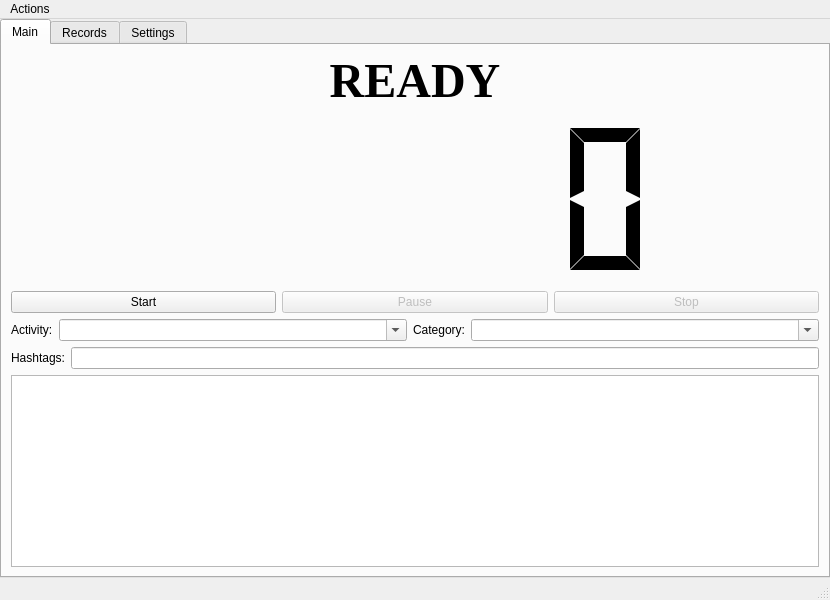
<?xml version="1.0" encoding="UTF-8"?>
<ui version="4.0">
 <class>mainwindow</class>
 <widget class="QMainWindow" name="mainwindow">
  <property name="geometry">
   <rect>
    <x>0</x>
    <y>0</y>
    <width>830</width>
    <height>600</height>
   </rect>
  </property>
  <property name="windowTitle">
   <string>MainWindow</string>
  </property>
  <widget class="QWidget" name="centralwidget">
   <layout class="QVBoxLayout" name="verticalLayout">
    <property name="spacing">
     <number>0</number>
    </property>
    <property name="leftMargin">
     <number>0</number>
    </property>
    <property name="topMargin">
     <number>0</number>
    </property>
    <property name="rightMargin">
     <number>0</number>
    </property>
    <property name="bottomMargin">
     <number>0</number>
    </property>
    <item>
     <widget class="QTabWidget" name="tabWidget">
      <property name="currentIndex">
       <number>0</number>
      </property>
      <widget class="QWidget" name="widget">
       <attribute name="title">
        <string>Main</string>
       </attribute>
       <layout class="QVBoxLayout" name="verticalLayout_5">
        <item>
         <widget class="QLabel" name="status_label">
          <property name="font">
           <font>
            <family>Times New Roman</family>
            <pointsize>36</pointsize>
            <weight>75</weight>
            <bold>true</bold>
           </font>
          </property>
          <property name="text">
           <string>READY</string>
          </property>
          <property name="alignment">
           <set>Qt::AlignCenter</set>
          </property>
         </widget>
        </item>
        <item>
         <widget class="QLCDNumber" name="lcdNumber">
          <property name="enabled">
           <bool>true</bool>
          </property>
          <property name="sizePolicy">
           <sizepolicy hsizetype="Minimum" vsizetype="MinimumExpanding">
            <horstretch>0</horstretch>
            <verstretch>0</verstretch>
           </sizepolicy>
          </property>
          <property name="font">
           <font>
            <family>Times New Roman</family>
            <pointsize>72</pointsize>
            <weight>50</weight>
            <bold>false</bold>
           </font>
          </property>
          <property name="frameShape">
           <enum>QFrame::Box</enum>
          </property>
          <property name="lineWidth">
           <number>0</number>
          </property>
          <property name="smallDecimalPoint">
           <bool>true</bool>
          </property>
          <property name="mode">
           <enum>QLCDNumber::Dec</enum>
          </property>
          <property name="segmentStyle">
           <enum>QLCDNumber::Flat</enum>
          </property>
          <property name="value" stdset="0">
           <double>0.000000000000000</double>
          </property>
         </widget>
        </item>
        <item>
         <layout class="QHBoxLayout" name="horizontalLayout_3">
          <item>
           <widget class="QPushButton" name="start_buttom">
            <property name="sizePolicy">
             <sizepolicy hsizetype="Minimum" vsizetype="Preferred">
              <horstretch>0</horstretch>
              <verstretch>0</verstretch>
             </sizepolicy>
            </property>
            <property name="text">
             <string>Start</string>
            </property>
            <property name="icon">
             <iconset resource="resources.qrc">
              <normaloff>:/icons/start.png</normaloff>:/icons/start.png</iconset>
            </property>
           </widget>
          </item>
          <item>
           <widget class="QPushButton" name="pause_buttom">
            <property name="enabled">
             <bool>false</bool>
            </property>
            <property name="text">
             <string>Pause</string>
            </property>
            <property name="icon">
             <iconset resource="resources.qrc">
              <normaloff>:/icons/pause.png</normaloff>:/icons/pause.png</iconset>
            </property>
           </widget>
          </item>
          <item>
           <widget class="QPushButton" name="stop_buttom">
            <property name="enabled">
             <bool>false</bool>
            </property>
            <property name="text">
             <string>Stop</string>
            </property>
            <property name="icon">
             <iconset resource="resources.qrc">
              <normaloff>:/icons/stop.png</normaloff>:/icons/stop.png</iconset>
            </property>
           </widget>
          </item>
         </layout>
        </item>
        <item>
         <layout class="QHBoxLayout" name="horizontalLayout">
          <item>
           <widget class="QLabel" name="activity_label">
            <property name="sizePolicy">
             <sizepolicy hsizetype="Minimum" vsizetype="Preferred">
              <horstretch>0</horstretch>
              <verstretch>0</verstretch>
             </sizepolicy>
            </property>
            <property name="text">
             <string>Activity:</string>
            </property>
           </widget>
          </item>
          <item>
           <widget class="QComboBox" name="activity_combo">
            <property name="sizePolicy">
             <sizepolicy hsizetype="Expanding" vsizetype="Fixed">
              <horstretch>0</horstretch>
              <verstretch>0</verstretch>
             </sizepolicy>
            </property>
            <property name="editable">
             <bool>true</bool>
            </property>
           </widget>
          </item>
          <item>
           <widget class="QLabel" name="label_5">
            <property name="sizePolicy">
             <sizepolicy hsizetype="Minimum" vsizetype="Preferred">
              <horstretch>0</horstretch>
              <verstretch>0</verstretch>
             </sizepolicy>
            </property>
            <property name="text">
             <string>Category:</string>
            </property>
           </widget>
          </item>
          <item>
           <widget class="QComboBox" name="category_combo">
            <property name="sizePolicy">
             <sizepolicy hsizetype="Expanding" vsizetype="Fixed">
              <horstretch>0</horstretch>
              <verstretch>0</verstretch>
             </sizepolicy>
            </property>
            <property name="editable">
             <bool>true</bool>
            </property>
           </widget>
          </item>
         </layout>
        </item>
        <item>
         <layout class="QHBoxLayout" name="horizontalLayout_2">
          <item>
           <widget class="QLabel" name="label_6">
            <property name="text">
             <string>Hashtags:</string>
            </property>
           </widget>
          </item>
          <item>
           <widget class="QLineEdit" name="hashtags_lineedit"/>
          </item>
         </layout>
        </item>
        <item>
         <widget class="QTableView" name="log_view"/>
        </item>
       </layout>
      </widget>
      <widget class="QWidget" name="tab">
       <attribute name="title">
        <string>Records</string>
       </attribute>
       <layout class="QVBoxLayout" name="verticalLayout_2">
        <item>
         <widget class="QGroupBox" name="groupBox">
          <property name="title">
           <string>Records</string>
          </property>
          <layout class="QVBoxLayout" name="verticalLayout_3">
           <property name="spacing">
            <number>0</number>
           </property>
           <property name="leftMargin">
            <number>0</number>
           </property>
           <property name="topMargin">
            <number>0</number>
           </property>
           <property name="rightMargin">
            <number>0</number>
           </property>
           <property name="bottomMargin">
            <number>0</number>
           </property>
           <item>
            <widget class="QTableView" name="records_view"/>
           </item>
          </layout>
         </widget>
        </item>
       </layout>
      </widget>
      <widget class="QWidget" name="Settings">
       <attribute name="title">
        <string>Settings</string>
       </attribute>
       <layout class="QVBoxLayout" name="verticalLayout_4">
        <item>
         <widget class="QGroupBox" name="groupBox_2">
          <property name="title">
           <string>Porodomo Settings</string>
          </property>
          <layout class="QGridLayout" name="gridLayout">
           <item row="0" column="0">
            <widget class="QLabel" name="pomorodo_duration_label">
             <property name="text">
              <string>Poromodo Duration: 25min</string>
             </property>
             <property name="buddy">
              <cstring>poromodo_duration_slider</cstring>
             </property>
            </widget>
           </item>
           <item row="1" column="1">
            <widget class="QSlider" name="short_break_duration_slider">
             <property name="maximum">
              <number>30</number>
             </property>
             <property name="value">
              <number>5</number>
             </property>
             <property name="orientation">
              <enum>Qt::Horizontal</enum>
             </property>
            </widget>
           </item>
           <item row="2" column="1">
            <widget class="QSlider" name="long_duration_slider">
             <property name="maximum">
              <number>60</number>
             </property>
             <property name="value">
              <number>15</number>
             </property>
             <property name="orientation">
              <enum>Qt::Horizontal</enum>
             </property>
            </widget>
           </item>
           <item row="1" column="0">
            <widget class="QLabel" name="short_break_duration_label">
             <property name="text">
              <string>Short Beak Duration: 5min</string>
             </property>
             <property name="buddy">
              <cstring>short_break_duration_slider</cstring>
             </property>
            </widget>
           </item>
           <item row="2" column="0">
            <widget class="QLabel" name="long_break_duration_label">
             <property name="text">
              <string>Long Break Duration: 15min</string>
             </property>
             <property name="buddy">
              <cstring>long_duration_slider</cstring>
             </property>
            </widget>
           </item>
           <item row="0" column="1">
            <widget class="QSlider" name="poromodo_duration_slider">
             <property name="maximum">
              <number>60</number>
             </property>
             <property name="value">
              <number>25</number>
             </property>
             <property name="orientation">
              <enum>Qt::Horizontal</enum>
             </property>
            </widget>
           </item>
          </layout>
         </widget>
        </item>
        <item>
         <widget class="QGroupBox" name="groupBox_3">
          <property name="title">
           <string>Other Settings</string>
          </property>
          <layout class="QGridLayout" name="gridLayout_2">
           <item row="0" column="0">
            <widget class="QCheckBox" name="tray_popup_checkbox">
             <property name="text">
              <string>Tray Popup</string>
             </property>
             <property name="checked">
              <bool>true</bool>
             </property>
            </widget>
           </item>
           <item row="1" column="0">
            <widget class="QCheckBox" name="sound_effect_checkbox">
             <property name="text">
              <string>Sound Effects</string>
             </property>
             <property name="checked">
              <bool>true</bool>
             </property>
            </widget>
           </item>
          </layout>
         </widget>
        </item>
        <item>
         <spacer name="verticalSpacer">
          <property name="orientation">
           <enum>Qt::Vertical</enum>
          </property>
          <property name="sizeHint" stdset="0">
           <size>
            <width>20</width>
            <height>322</height>
           </size>
          </property>
         </spacer>
        </item>
       </layout>
      </widget>
     </widget>
    </item>
   </layout>
  </widget>
  <widget class="QMenuBar" name="menubar">
   <property name="geometry">
    <rect>
     <x>0</x>
     <y>0</y>
     <width>830</width>
     <height>23</height>
    </rect>
   </property>
   <widget class="QMenu" name="menuActions">
    <property name="title">
     <string>Actions</string>
    </property>
    <addaction name="action_quit"/>
   </widget>
   <addaction name="menuActions"/>
  </widget>
  <widget class="QStatusBar" name="statusbar"/>
  <action name="action_quit">
   <property name="icon">
    <iconset resource="resources.qrc">
     <normaloff>:/icons/close.png</normaloff>:/icons/close.png</iconset>
   </property>
   <property name="text">
    <string>&amp;Quit</string>
   </property>
   <property name="shortcut">
    <string>Ctrl+Q</string>
   </property>
   <property name="iconVisibleInMenu">
    <bool>true</bool>
   </property>
  </action>
  <action name="action_pause">
   <property name="enabled">
    <bool>false</bool>
   </property>
   <property name="icon">
    <iconset resource="resources.qrc">
     <normaloff>:/icons/pause.png</normaloff>:/icons/pause.png</iconset>
   </property>
   <property name="text">
    <string>&amp;Pause</string>
   </property>
   <property name="shortcut">
    <string>Ctrl+P</string>
   </property>
   <property name="iconVisibleInMenu">
    <bool>true</bool>
   </property>
  </action>
  <action name="action_stop">
   <property name="enabled">
    <bool>false</bool>
   </property>
   <property name="icon">
    <iconset resource="resources.qrc">
     <normaloff>:/icons/stop.png</normaloff>:/icons/stop.png</iconset>
   </property>
   <property name="text">
    <string>&amp;Stop</string>
   </property>
   <property name="shortcut">
    <string>Ctrl+S</string>
   </property>
   <property name="iconVisibleInMenu">
    <bool>true</bool>
   </property>
  </action>
 </widget>
 <tabstops>
  <tabstop>activity_combo</tabstop>
  <tabstop>category_combo</tabstop>
  <tabstop>hashtags_lineedit</tabstop>
  <tabstop>start_buttom</tabstop>
  <tabstop>pause_buttom</tabstop>
  <tabstop>stop_buttom</tabstop>
  <tabstop>log_view</tabstop>
  <tabstop>tabWidget</tabstop>
  <tabstop>records_view</tabstop>
  <tabstop>short_break_duration_slider</tabstop>
  <tabstop>long_duration_slider</tabstop>
  <tabstop>poromodo_duration_slider</tabstop>
  <tabstop>sound_effect_checkbox</tabstop>
 </tabstops>
 <resources>
  <include location="resources.qrc"/>
 </resources>
 <connections/>
 <slots>
  <slot>poromodo_duration_change(int)</slot>
  <slot>short_break_duration_change(int)</slot>
  <slot>long_break_duration_change(int)</slot>
  <slot>db_loc_change(QString)</slot>
  <slot>sound_effect_change(int)</slot>
 </slots>
</ui>
